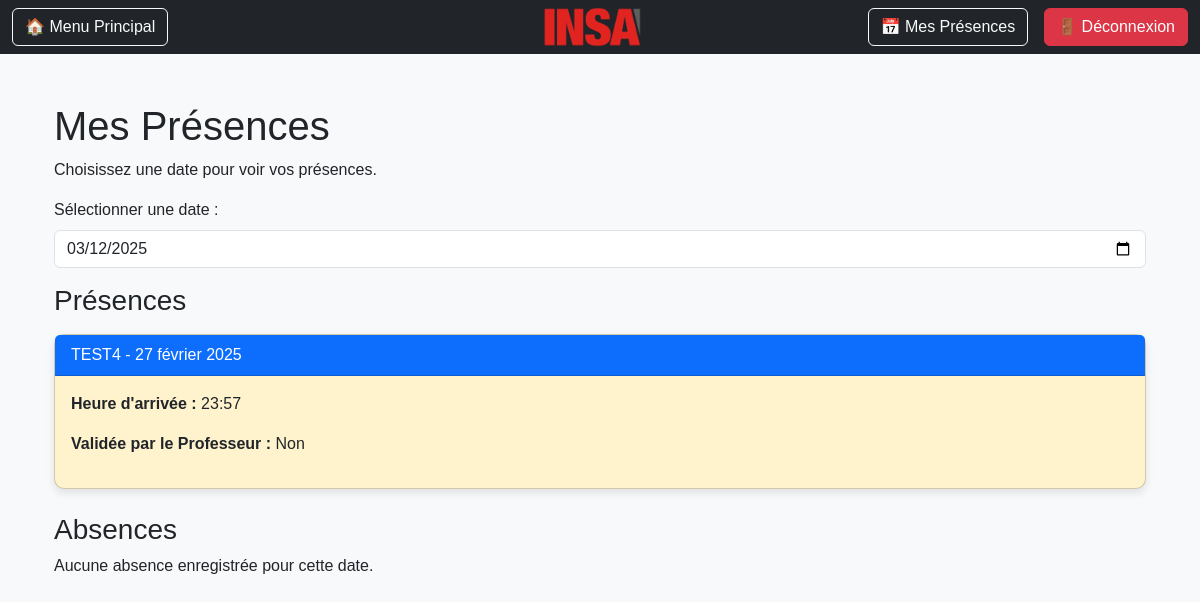
/list/ (signed in), run on an earlier commit of the app's database.
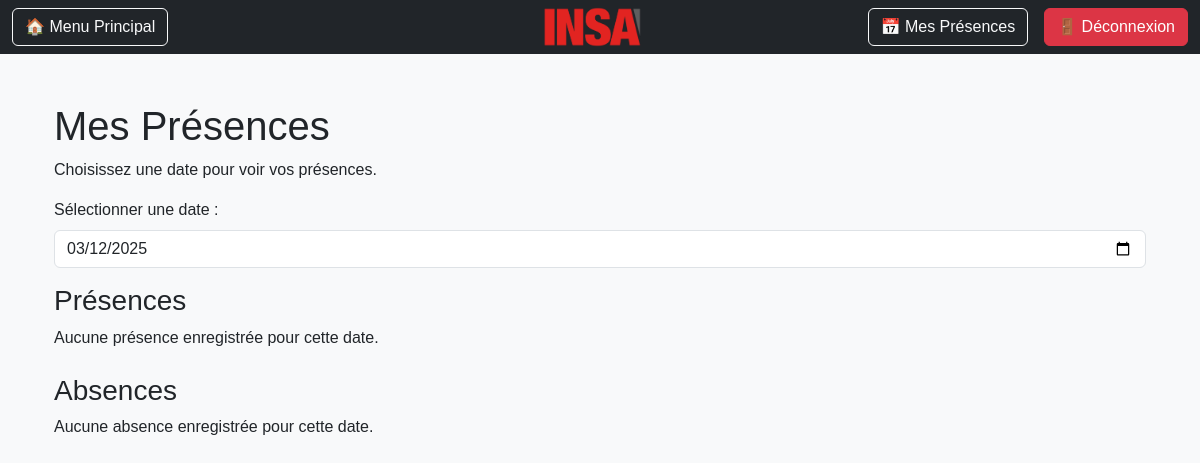
And on a later commit of the database.
### presence/models.py (models this page shows, shortened)
class Presence(models.Model):
    eleve = models.ForeignKey(settings.AUTH_USER_MODEL, on_delete=models.CASCADE, limit_choices_to={'role': 'eleve'})
    cours = models.ForeignKey(Cours, on_delete=models.CASCADE)
    date = models.DateField(auto_now_add=True)
    heure_arrivee = models.TimeField(auto_now_add=True)
    validee_par_prof = models.BooleanField(default=False)

### cours/models.py (models this page shows, shortened)
class Cours(models.Model):
    nom = models.CharField(max_length=100)
    professeur = models.ForeignKey(settings.AUTH_USER_MODEL, on_delete=models.CASCADE, limit_choices_to={'role': 'prof'})
    debut = models.DateTimeField()
    fin = models.DateTimeField()
    classes = models.ManyToManyField('users.Classe', related_name='cours')

### presence/views.py (the view)
# urls.py: path('list/', list_presences, name='list_presences'),
@login_required
def list_presences(request):
    today = timezone.now().date()
    presences = Presence.objects.filter(eleve=request.user).order_by('-date')
    return render(request, 'list.html', {'presences': presences, "today": today})

### presence/templates/list.html (shortened to what this page needs)
{% extends "base.html" %}
{% load crispy_forms_tags %}
{% load static %}
{% block content %}
<head>
    <link rel="stylesheet" href="https://cdn.jsdelivr.net/npm/bootstrap@5.3.0/dist/css/bootstrap.min.css">
    <link rel="stylesheet" href="{% static 'css/profile.css' %}">
</head>
<body>
    <div class="container mt-5">
        <header>
            <h1>Mes Présences</h1>
            <p>Choisissez une date pour voir vos présences.</p>
        </header>
        <div class="mb-3">
            <label for="datePicker" class="form-label">Sélectionner une date :</label>
            <input type="date" id="datePicker" class="form-control" value="{{ today|date:'Y-m-d' }}">
        </div>
        <div id="contentContainer">
            {% if user.role == "eleve" %}
                <div id="eleveContent">
                    {% include 'partials/presences_list.html' %}
                </div>
            {% elif user.role == "prof" %}
                <div id="profContent">
                    {% include 'partials/professeur_cours_list.html' %}
                </div>
                <div id="presence-container">
                </div>
            {% endif %}
        </div>
    </div>
</body>
{% endblock %}

### presence/templates/partials/presences_list.html
<div>
    <h3>Présences</h3>
    {% for presence in presences %}
        <div class="card mt-3
            {% if presence.validee_par_prof == True %}
                bg-success-subtle text-dark
            {% elif presence.validee_par_prof == False %}
                bg-warning-subtle text-dark
            {% endif %}
        ">
            <div class="card-header bg-primary text-white">
                {{ presence.cours.nom }} - {{ presence.date }}
            </div>
            <div class="card-body">
                <p><strong>Heure d'arrivée :</strong> {{ presence.heure_arrivee }}</p>
                <p><strong>Validée par le Professeur :</strong>
                    {% if presence.validee_par_prof %} Oui {% else %} Non {% endif %}
                </p>
            </div>
        </div>
    {% empty %}
        <p>Aucune présence enregistrée pour cette date.</p>
    {% endfor %}
    <h3 class="mt-4">Absences</h3>
    {% for cours in cours_absents %}
        <div class="card mt-3 bg-danger text-white">
            <div class="card-header bg-primary text-white">
                {{ cours.nom }} - {{ selected_date }}
            </div>
            <div class="card-body">
                <p><strong>Absence :</strong> Vous n'êtes pas inscrit(e) à ce cours pour cette date.</p>
            </div>
        </div>
    {% empty %}
        <p>Aucune absence enregistrée pour cette date.</p>
    {% endfor %}
</div>

What changed in the data, as far as the page shows it:
removed Presence: cours.nom "TEST4", date "27 février 2025", heure_arrivee "23:57", validee_par_prof "Non"
Also different on the page:
text now shown: "Aucune présence enregistrée pour cette date."
